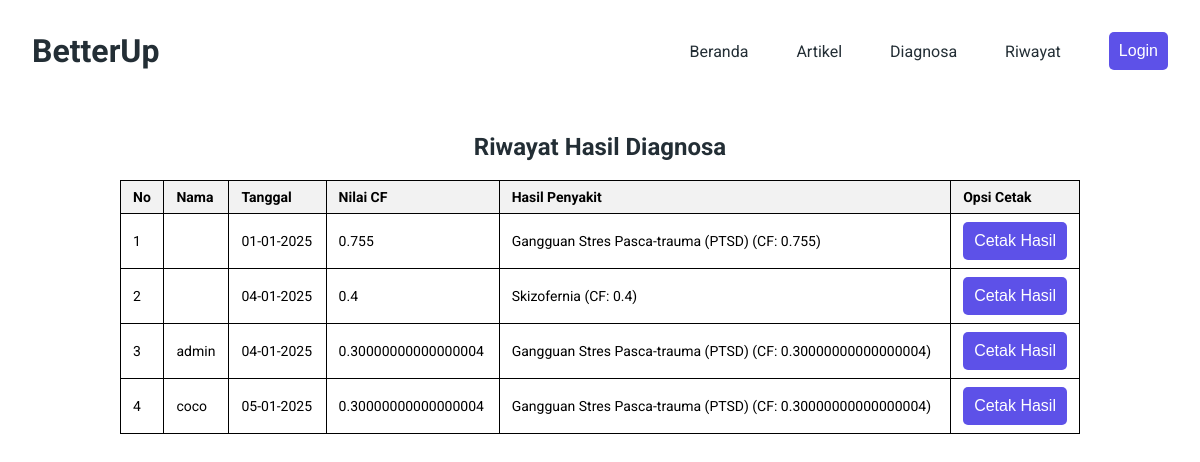
The page /riwayat/ on the database its author committed.
### diagnosis/models.py (models this page shows, shortened)
class HasilKuis(models.Model):
    user = models.ForeignKey(User, on_delete=models.CASCADE, related_name='hasil_kuis', null=True)  # User yang melakukan kuis
    nilai_cf = models.FloatField()  # Nilai CF yang dihitung berdasarkan jawaban kuis
    nama = models.CharField(max_length=100)  # Nama pengguna
    email = models.EmailField()  # Email pengguna
    tanggal = models.DateTimeField(auto_now_add=True)  # Waktu pengisian kuis (tanggal dan waktu)
    penyakit_terdeteksi = models.ForeignKey(Penyakit, null=True, blank=True, on_delete=models.SET_NULL)  # Penyakit yang terdeteksi dari perhitungan CF
    nilai_cf_terdeteksi = models.FloatField(null=True, blank=True)  # Nilai CF yang terdeteksi dari perhitungan CF
    class Meta:
        unique_together = ('user', 'tanggal')  # Menjamin bahwa hasil kuis disimpan berdasarkan user dan tanggal

class Penyakit(models.Model):
    nama = models.CharField(max_length=200)  # Nama penyakit

### diagnosis/views.py (the view)
# urls.py: path('riwayat/', views.riwayat_view, name='riwayat'),  # Riwayat hasil kuis
def riwayat_view(request):
    hasil_kuis = HasilKuis.objects.all()  # Ambil semua hasil kuis
    return render(request, 'riwayat_template.html', {'hasil_kuis': hasil_kuis})

### diagnosis/templates/riwayat_template.html (shortened to what this page needs)
<!DOCTYPE html>
<html lang="en">
  <head>
    {% load static %}
    <link rel="stylesheet" href="{% static 'css/style.css' %}" />
    <link rel="stylesheet" href="{% static 'css/responsive.css' %}" />
  </head>
  <body>
    <header>
      <div class="main-container">
        <div class="nav">
          <div class="logo">
            <a href="/">BetterUp</a>
          </div>
          <nav>
            <ul>
              <li><a href="{% url 'home' %}">Beranda</a></li>
              <li><a href="{% url 'home' %}">Artikel</a></li>
              <li><a href="{% url 'diagnosa' %}">Diagnosa</a></li>
              <li><a href="{% url 'riwayat' %}">Riwayat</a></li>
              {% if user.is_authenticated %}
                <li><a href="{% url 'logout' %}"><button class="btn">Logout</button></a></li>
              {% else %}
                <li><a href="{% url 'login' %}"><button class="btn">Login</button></a></li>
              {% endif %}
            </ul>
          </nav>
        </div>
      </div>
    </header>
    <br><br><br><br><br><br><br>
    <div class="riwayat-container">
      <h2>Riwayat Hasil Diagnosa</h2>
      <br>
      <table>
        <thead>
          <tr>
            <th>No</th>
            <th>Nama</th>
            <th>Tanggal</th>
            <th>Nilai CF</th>
            <th>Hasil Penyakit</th>
            <th>Opsi Cetak</th>
          </tr>
        </thead>
        <tbody>
          {% for hasil in hasil_kuis %}
          <tr>
            <td>{{ forloop.counter }}</td>
            <td>{{ hasil.user.username }}</td>
            <td>{{ hasil.tanggal|date:"d-m-Y" }}</td>
            <td>{{ hasil.nilai_cf }}</td>
            <td>
              {% if hasil.penyakit_terdeteksi %}
                {{ hasil.penyakit_terdeteksi.nama }} (CF: {{ hasil.nilai_cf_terdeteksi }})
              {% else %}
                Tidak Terdiagnosa
              {% endif %}
            </td>
            <td>
              <button class="btn no-print" onclick="printResult({{ forloop.counter }})">Cetak Hasil</button>
            </td>
          </tr>
          {% endfor %}
        </tbody>
      </table>
    </div>
  </body>
</html>

### diagnosis/static/css/style.css (style rules this page uses)
:root { --primaryTextColor: #232e35; --secondaryTextColor: #656d72; --borderColor: #f1f1f1; --lineColor: #d9d9d9; --primaryBackgroundColor: #fff; --secondaryBackgroundColor: #fbfbfb; --thirdBackgroundColor: #f5f3fe; --primaryIconColor: #7e74f1; --primaryIconColorHover: #5d51e8; --sectionPadding: 6rem 0; --itemBorderRadius: 0.7rem; }
* { margin: 0; padding: 0; box-sizing: border-box; scroll-behavior: smooth; }
body { font-family: "Roboto", sans-serif; }
h1, h2, h3, h4, h5, h6, strong { color: var(--primaryTextColor); }
p, span, label, input, textarea, li { color: var(--secondaryTextColor); }
a { text-decoration: none; }
.main-container { width: 1200px; margin: 0 auto; }
@media screen and (max-width: 1200px) { .main-container { width: 90%; } }
.btn { display: block; width: 100%; padding: 10px; background-color: #5d51e8; color: white; border: none; border-radius: 5px; font-size: 16px; cursor: pointer; }
.nav { display: flex; justify-content: space-between; padding: 2rem; position: fixed; top: 0; left: 0; width: 100%; background: var(--primaryBackgroundColor); z-index: 1000; }
nav ul { list-style: none; display: flex; gap: 3rem; }
.logo { display: flex; align-items: center; font-weight: 700; font-size: 2rem; }
.logo a { color: var(--primaryTextColor); }
nav ul li { display: flex; align-items: center; }
nav ul li a { color: var(--primaryTextColor); }

### diagnosis/templates/riwayat_template.html (style rules this page uses)
table { width: 80%; margin: 0 auto; border-collapse: collapse; font-size: 14px; }
table, th, td { border: 1px solid black; }
th, td { padding: 8px 12px; text-align: left; }
th { background-color: #f2f2f2; }
.riwayat-container h2 { text-align: center; font-size: 24px; }
.btn { display: block; width: 100%; padding: 10px; background-color: #5d51e8; color: white; border: none; border-radius: 5px; font-size: 16px; cursor: pointer; }

### rows shown on the page
HasilKuis: tanggal "01-01-2025", nilai_cf "0.755", penyakit_terdeteksi.nama "Gangguan Stres Pasca-trauma (PTSD)", nilai_cf_terdeteksi "0.755"
HasilKuis: tanggal "04-01-2025", nilai_cf "0.4", penyakit_terdeteksi.nama "Skizofernia", nilai_cf_terdeteksi "0.4"
HasilKuis: user.username "admin", tanggal "04-01-2025", nilai_cf "0.30000000000000004", penyakit_terdeteksi.nama "Gangguan Stres Pasca-trauma (PTSD)", nilai_cf_terdeteksi "0.30000000000000004"
HasilKuis: user.username "coco", tanggal "05-01-2025", nilai_cf "0.30000000000000004", penyakit_terdeteksi.nama "Gangguan Stres Pasca-trauma (PTSD)", nilai_cf_terdeteksi "0.30000000000000004"
